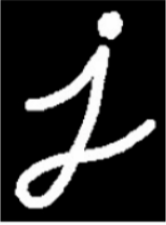
//> input picture Qt code/untitled57/build/Desktop_Qt_6_7_3-Debug/15.png, 166 x 225 px
$ ./main   (built with g++ and OpenCV 4)
//> lines starting //> are read from the running program, lines starting //| are printed output that depends on the picture; after the words box and inside, x2 and y2 are one past the last pixel; in counts of white or black regions, pixels touching at a corner belong together
#include <opencv2/opencv.hpp>
#include <iostream>
#include <vector>

using namespace cv;
using namespace std;

//绘制包含区域函数
void drawState(Mat &img, int number, Mat centroids, Mat stats, String str)
{
    RNG rng(10086); //RNG用来生成随机数，这里用了10086进行初始化。
    vector<Vec3b> colors; //vector是一个能够存放任意类型的动态数组,Vec3b可以看成vector<uchar,3>，即一个uchar类型，长度为3的vector向量(简单地说，就是一个uchar类型的数组，长度为3).
    for (int i = 0; i < number; i++)
    {
        //使用均匀分布的随机数确定颜色；rng.uniform(),可以生成指定范围的均匀分布的随机数
        Vec3b vec3 = Vec3b(rng.uniform(0, 256), rng.uniform(0, 256), rng.uniform(0, 256));
        colors.push_back(vec3);
    }

    //以不同的颜色标记出不同的连通域
    for (int i = 1; i < number; i++)
    {
        //中心位置
        int center_x = centroids.at<double>(i, 0);
        int center_y = centroids.at<double>(i, 1);
        //矩形边框
        int x = stats.at<int>(i, CC_STAT_LEFT);
        int y = stats.at<int>(i, CC_STAT_TOP);
        int w = stats.at<int>(i, CC_STAT_WIDTH);
        int h = stats.at<int>(i, CC_STAT_HEIGHT);

        //中心位置绘制
        circle(img, Point(center_x, center_y), 2, Scalar(0, 255, 0), 2, 8, 0);
        //外接矩形
        Rect rect(x, y, w, h);
        rectangle(img, rect, colors[i], 1, 8, 0);
        putText(img, format("%d", i), Point(center_x, center_y), FONT_HERSHEY_SIMPLEX, 0.5, Scalar(0, 0, 255), 1);
    }
    imshow(str, img);
}

//主函数
int main()
{
    //生成用于腐蚀的原图像
    Mat src = (Mat_<uchar>(6, 6) << 0, 0, 0, 0, 255, 0,
               0, 255, 255, 255, 255, 255,
               0, 255, 255, 255, 255, 0,
               0, 255, 255, 255, 255, 0,
               0, 255, 255, 255, 255, 0,
               0, 0, 0, 0, 0, 0);
    Mat struct1, struct2;
    struct1 = getStructuringElement(0, Size(3, 3));//矩形结构元素
    struct2 = getStructuringElement(1, Size(3, 3));//十字型结构元素

    Mat erodeSrc; //存放腐蚀后的图像
    erode(src, erodeSrc, struct2);
    namedWindow("src", WINDOW_GUI_NORMAL);
    namedWindow("erodeSrc", WINDOW_GUI_NORMAL);
    imshow("src", src);
    imshow("erodeSrc", erodeSrc);

    cout << "文字腐蚀验证" << endl;
    //waitKey(0);//等待函数用于显示图像,按下键盘任意键后退出

    Mat LearnCV_black = imread("15.png");
//> LearnCV_black is the input picture: 225 rows x 166 cols, CV_8UC3; mean B, G, R 43, 43, 43

    Mat erode_black1, erode_black2;
    //黑背景图像腐蚀
    erode(LearnCV_black, erode_black1, struct1);
    erode(LearnCV_black, erode_black2, struct2);
    imshow("LearnCV_black", LearnCV_black);
    imshow("erode_balck1", erode_black1);
    imshow("erode_black2", erode_black2);

    cout << "验证腐蚀对小连通域的去除" << endl;
    //waitKey(0);//等待函数用于显示图像,按下键盘任意键后退出

    Mat img = imread("12.jpg");
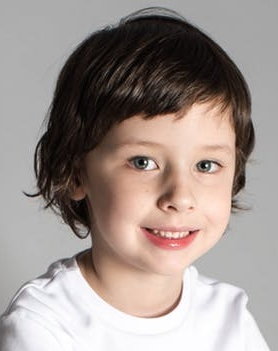
//> input picture Qt code/untitled57/build/Desktop_Qt_6_7_3-Debug/12.jpg, 278 x 351 px
//> img is the input picture: 351 rows x 278 cols, CV_8UC3; mean B, G, R 142.5, 147.5, 159.2
    if (img.empty())
    {
        cout << "请检查图像文件名称是否正确" << endl;
        return -1;
    }
    Mat img2;
    copyTo(img, img2, img); //克隆一个单独的图像，用于后期图像检测
    Mat hua, huaBW;

    //把图像转为二值图像，用于统计连通域
    cvtColor(img, hua, COLOR_BGR2GRAY);
    threshold(hua, huaBW, 50, 255, THRESH_BINARY);
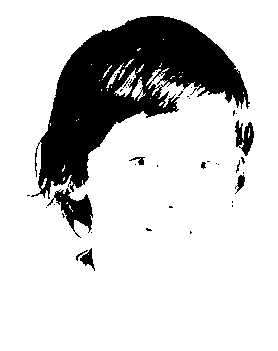
//> huaBW: 351 rows x 278 cols, CV_8UC1; 81.3% white; 42 black regions (33 under 20 px), largest, box (x1, y1, x2, y2) and area: (31, 16, 250, 199) 16498, (47, 188, 93, 238) 872, (235, 120, 254, 156) 385

    Mat out, stats, centroids;
    //统计图像中连通域的个数
    int number = connectedComponentsWithStats(huaBW, out, stats, centroids, 8, CV_16U);
//> stats = 42 rows, first 6: [27, 16, 227, 255, 18231], [0, 0, 278, 351, 78714], [163, 39, 1, 1, 1], [137, 48, 4, 3, 7], [125, 59, 9, 9, 22], [106, 63, 18, 25, 86]; centroids = 42 pairs, first value 43.72 to 248.6, second value 39 to 254; number = 42
    drawState(img, number, centroids, stats, "未腐蚀时统计连通域");//绘制图像
//> the loop in drawState, `for (int i = 0; i < number; i++)` made 42 passes
//> the loop in drawState, `for (int i = 1; i < number; i++)` made 41 passes
//> (center_x, center_y, x, y, w, h) on passes 1 to 12: (141, 193, 0, 0, 278, 351), (163, 39, 163, 39, 1, 1), (138, 49, 137, 48, 4, 3), (128, 62, 125, 59, 9, 9), (113, 76, 106, 63, 18, 25), (160, 64, 159, 63, 3, 4), (91, 64, 91, 64, 1, 1), (107, 64, 107, 64, 1, 1), (106, 71, 103, 65, 9, 13), (140, 68, 136, 64, 8, 9), (123, 66, 123, 66, 1, 1), (121, 73, 118, 69, 7, 11)
//> after the loop in drawState, `for (int i = 1; i < number; i++)`:
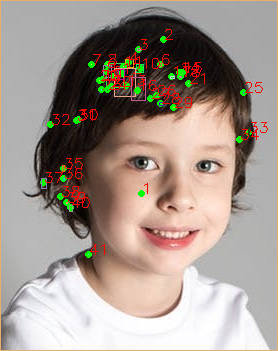
//> img: 351 rows x 278 cols, CV_8UC3; mean B, G, R 140.9, 149.5, 162.9

    erode(huaBW, huaBW, struct1);//对图像矩形腐蚀
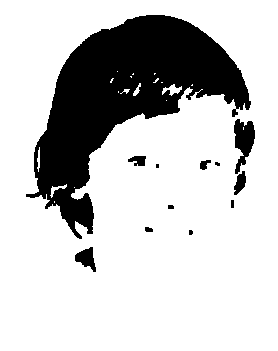
//> huaBW: 351 rows x 278 cols, CV_8UC1; 78.1% white; 12 black regions (3 under 20 px), largest, box (x1, y1, x2, y2) and area: (26, 15, 251, 239) 19940, (234, 119, 255, 174) 675, (75, 247, 96, 272) 291
    number = connectedComponentsWithStats(huaBW, out, stats, centroids, 8, CV_16U);
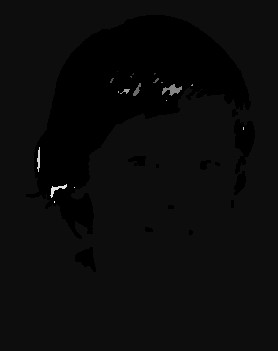
//> out: 351 rows x 278 cols, CV_16UC1; min 0, max 19, mean 0.819; drawn with min black and max white
//> number = 20; stats = 20 rows, first 6: [26, 15, 229, 257, 21404], [0, 0, 278, 351, 75829], [117, 71, 1, 1, 1], [132, 73, 2, 2, 3], [154, 73, 2, 2, 3], [130, 76, 2, 2, 3]; centroids = 20 rows, first 8: [128.6, 102.3], [141.4, 195.8], [117, 71], [132.7, 73.67], [154.3, 73.33], [130.7, 76.33], [111.3, 80], [155.9, 80.08]
    drawState(img2, number, centroids, stats, "腐蚀后统计连通域"); //绘制图像
//> call 2 of drawState, with number = 20, str = "腐蚀后统计连通域"
//> the loop in drawState (call 2), `for (int i = 0; i < number; i++)` made 20 passes
//> the loop in drawState (call 2), `for (int i = 1; i < number; i++)` made 19 passes
//> (center_x, center_y, x, y, w, h) on passes 1 to 12: (141, 195, 0, 0, 278, 351), (117, 71, 117, 71, 1, 1), (132, 73, 132, 73, 2, 2), (154, 73, 154, 73, 2, 2), (130, 76, 130, 76, 2, 2), (111, 80, 110, 78, 4, 5), (155, 80, 153, 78, 6, 5), (136, 89, 133, 83, 8, 13), (161, 82, 161, 82, 2, 1), (171, 89, 162, 84, 20, 12), (191, 84, 191, 84, 2, 2), (125, 90, 120, 89, 10, 5)
//> pass 1, in drawState (call 2), `putText(img, format("%d", i), Point(center_x, center_y), FONT_HERSHEY_..`:
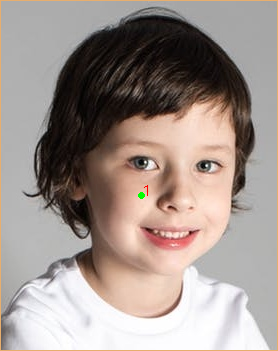
//> img: 351 rows x 278 cols, CV_8UC3; 1.34% of pixels changed, all inside (x1, y1, x2, y2) = (0, 0, 278, 351)
//> after the loop in drawState (call 2), `for (int i = 1; i < number; i++)`:
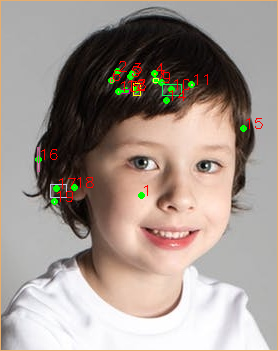
//> img: 351 rows x 278 cols, CV_8UC3; mean B, G, R 141.1, 148.4, 160.7

    waitKey(0);//等待函数用于显示图像,按下键盘任意键后退出

    return 0;

}
